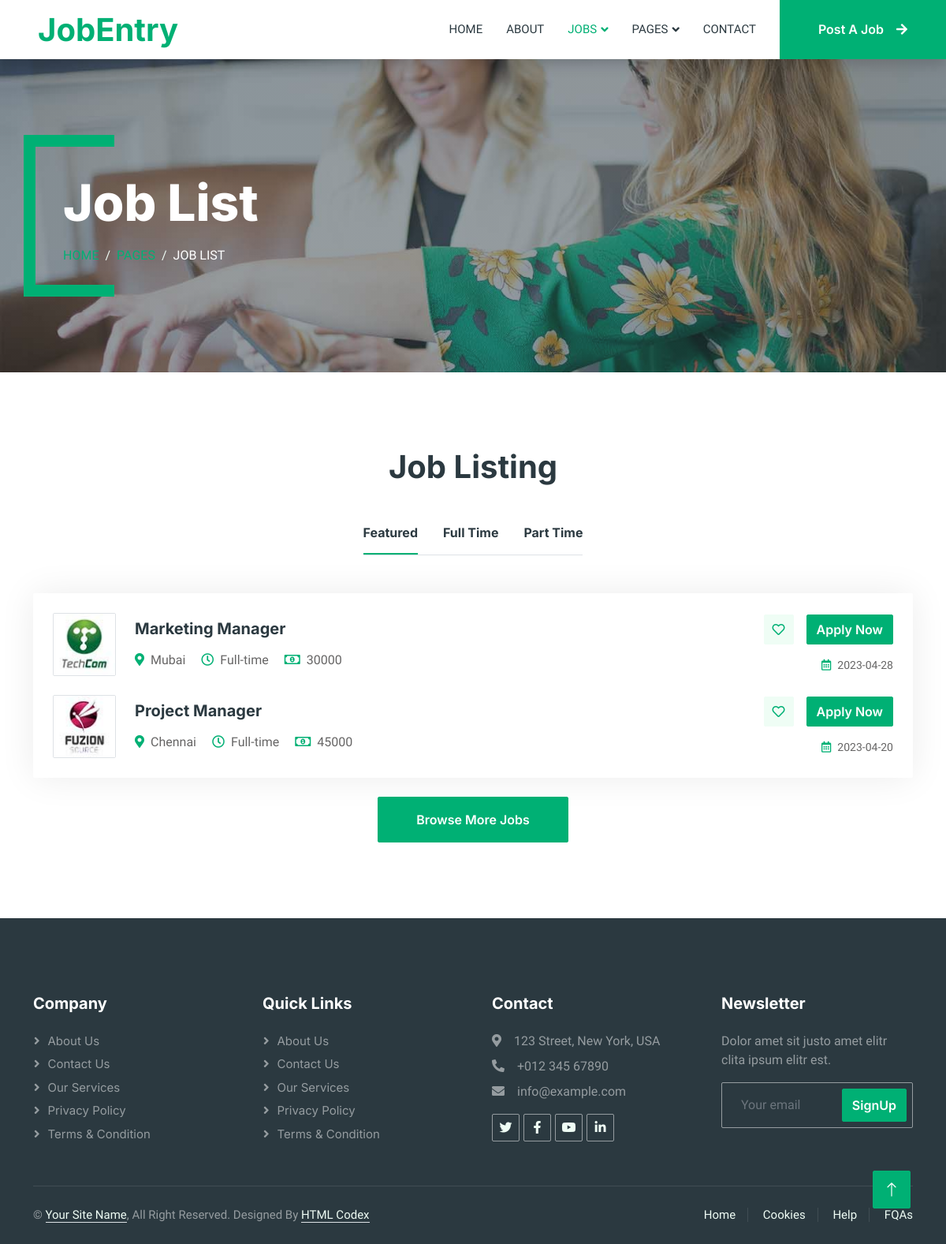
Page /job-list on the committed database.
### jobapp/models.py (models this page shows, shortened)
class Job(models.Model):
    title=models.CharField(max_length=150,verbose_name="job Title")
    slug=models.SlugField(max_length=160,verbose_name="job slug")
    company_logo=models.ImageField(upload_to='Job',blank=True,null=True,verbose_name="company_logo")
    location=models.CharField(max_length=200,null=True)
    job_nature=models.CharField(max_length=200,null=True)
    salary=models.IntegerField()
    category=models.ForeignKey(Category,verbose_name="job_category",null=True,on_delete=models.CASCADE)
    Date_line=models.CharField(max_length=20)
    is_active=models.BooleanField(verbose_name="Is Active",null=True)
    is_featured=models.BooleanField(verbose_name="Is Featured",null=True)

### jobapp/views.py (the view)
# urls.py: path('job-list',views.joblist,name='joblist'),
def joblist(request):
    joblist=Job.objects.filter(is_active=True)
    return render(request,'job-list.html',{'joblist':joblist})

### templates/job-list.html (shortened to what this page needs)
{% load static %}
<!DOCTYPE html>
<html lang="en">
<head>
    <link href="https://cdnjs.cloudflare.com/ajax/libs/font-awesome/5.10.0/css/all.min.css" rel="stylesheet">
    <link href="https://cdn.jsdelivr.net/npm/bootstrap-icons@1.4.1/font/bootstrap-icons.css" rel="stylesheet">
    <link href="{% static 'lib/animate/animate.min.css' %}" rel="stylesheet">
    <link href="{% static 'lib/owlcarousel/assets/owl.carousel.min.css' %}" rel="stylesheet">
    <link href="{% static 'css/bootstrap.min.css' %}" rel="stylesheet">
    <link href="{% static 'css/style.css' %}" rel="stylesheet">
</head>
<body>
    <div class="container-xxl bg-white p-0">
        <nav class="navbar navbar-expand-lg bg-white navbar-light shadow sticky-top p-0">
            <a href="index.html" class="navbar-brand d-flex align-items-center text-center py-0 px-4 px-lg-5">
                <h1 class="m-0 text-primary">JobEntry</h1>
            </a>
            <div class="collapse navbar-collapse" id="navbarCollapse">
                <div class="navbar-nav ms-auto p-4 p-lg-0">
                    <a href="{% url 'index' %}" class="nav-item nav-link">Home</a>
                    <a href="{% url 'about' %}" class="nav-item nav-link">About</a>
                    <div class="nav-item dropdown">
                        <a href="#" class="nav-link dropdown-toggle active" data-bs-toggle="dropdown">Jobs</a>
                    </div>
                    <div class="nav-item dropdown">
                        <a href="#" class="nav-link dropdown-toggle" data-bs-toggle="dropdown">Pages</a>
                    </div>
                    <a href="contact.html" class="nav-item nav-link">Contact</a>
                </div>
                <a href="" class="btn btn-primary rounded-0 py-4 px-lg-5 d-none d-lg-block">Post A Job<i class="fa fa-arrow-right ms-3"></i></a>
            </div>
        </nav>
        <div class="container-xxl py-5 bg-dark page-header mb-5">
            <div class="container my-5 pt-5 pb-4">
                <h1 class="display-3 text-white mb-3 animated slideInDown">Job List</h1>
                <nav aria-label="breadcrumb">
                    <ol class="breadcrumb text-uppercase">
                        <li class="breadcrumb-item"><a href="#">Home</a></li>
                        <li class="breadcrumb-item"><a href="#">Pages</a></li>
                        <li class="breadcrumb-item text-white active" aria-current="page">Job List</li>
                    </ol>
                </nav>
            </div>
        </div>
        <div class="container-xxl py-5">
            <div class="container">
                <h1 class="text-center mb-5 wow fadeInUp" data-wow-delay="0.1s">Job Listing</h1>
                <div class="tab-class text-center wow fadeInUp" data-wow-delay="0.3s">
                    <ul class="nav nav-pills d-inline-flex justify-content-center border-bottom mb-5">
                        <li class="nav-item">
                            <a class="d-flex align-items-center text-start mx-3 ms-0 pb-3 active" data-bs-toggle="pill" href="#tab-1">
                                <h6 class="mt-n1 mb-0">Featured</h6>
                            </a>
                        </li>
                        <li class="nav-item">
                            <a class="d-flex align-items-center text-start mx-3 pb-3" data-bs-toggle="pill" href="#tab-2">
                                <h6 class="mt-n1 mb-0">Full Time</h6>
                            </a>
                        </li>
                        <li class="nav-item">
                            <a class="d-flex align-items-center text-start mx-3 me-0 pb-3" data-bs-toggle="pill" href="#tab-3">
                                <h6 class="mt-n1 mb-0">Part Time</h6>
                            </a>
                        </li>
                    </ul>
                    <div class="tab-content">
                        <div id="tab-1" class="tab-pane fade show p-0 active">
                            <div class="job-item p-4 mb-4">
                                <div class="row g-4">
                                    {% if joblist %}
                                    {% for jobs in joblist %}
                                    <div class="col-sm-12 col-md-8 d-flex align-items-center">
                                       <a href="{% url 'jobdetail' %}"> <img class="flex-shrink-0 img-fluid border rounded" src="{{jobs.company_logo.url}}" alt="{{jobs.title}}" style="width: 80px; height: 80px;"></a>
                                        <div class="text-start ps-4">
                                            <h5 class="mb-3">{{jobs.title}}</h5>
                                            <span class="text-truncate me-3"><i class="fa fa-map-marker-alt text-primary me-2"></i>{{jobs.location}}</span>
                                            <span class="text-truncate me-3"><i class="far fa-clock text-primary me-2"></i>{{jobs.job_nature}}</span>
                                            <span class="text-truncate me-0"><i class="far fa-money-bill-alt text-primary me-2"></i>{{jobs.salary}}</span>
                                        </div>
                                    </div>
                                    <div class="col-sm-12 col-md-4 d-flex flex-column align-items-start align-items-md-end justify-content-center">
                                        <div class="d-flex mb-3">
                                            <a class="btn btn-light btn-square me-3" href=""><i class="far fa-heart text-primary"></i></a>
                                            <a class="btn btn-primary" href="{% url 'jobdetail' %}">Apply Now</a>
                                        </div>
                                        <small class="text-truncate"><i class="far fa-calendar-alt text-primary me-2"></i>{{jobs.Date_line}}</small>
                                    </div>
                                    {% endfor %}
                                    {% endif %}
                                </div>
                            </div>
                            <a class="btn btn-primary py-3 px-5" href="">Browse More Jobs</a>
                        </div>
                    </div>
                </div>
            </div>
        </div>
        <div class="container-fluid bg-dark text-white-50 footer pt-5 mt-5 wow fadeIn" data-wow-delay="0.1s">
            <div class="container py-5">
                <div class="row g-5">
                    <div class="col-lg-3 col-md-6">
                        <h5 class="text-white mb-4">Company</h5>
                        <a class="btn btn-link text-white-50" href="">About Us</a>
                        <a class="btn btn-link text-white-50" href="">Contact Us</a>
                        <a class="btn btn-link text-white-50" href="">Our Services</a>
                        <a class="btn btn-link text-white-50" href="">Privacy Policy</a>
                        <a class="btn btn-link text-white-50" href="">Terms & Condition</a>
                    </div>
                    <div class="col-lg-3 col-md-6">
                        <h5 class="text-white mb-4">Quick Links</h5>
                        <a class="btn btn-link text-white-50" href="">About Us</a>
                        <a class="btn btn-link text-white-50" href="">Contact Us</a>
                        <a class="btn btn-link text-white-50" href="">Our Services</a>
                        <a class="btn btn-link text-white-50" href="">Privacy Policy</a>
                        <a class="btn btn-link text-white-50" href="">Terms & Condition</a>
                    </div>
                    <div class="col-lg-3 col-md-6">
                        <h5 class="text-white mb-4">Contact</h5>
                        <p class="mb-2"><i class="fa fa-map-marker-alt me-3"></i>123 Street, New York, USA</p>
                        <p class="mb-2"><i class="fa fa-phone-alt me-3"></i>+012 345 67890</p>
                        <p class="mb-2"><i class="fa fa-envelope me-3"></i>info@example.com</p>
                        <div class="d-flex pt-2">
                            <a class="btn btn-outline-light btn-social" href=""><i class="fab fa-twitter"></i></a>
                            <a class="btn btn-outline-light btn-social" href=""><i class="fab fa-facebook-f"></i></a>
                            <a class="btn btn-outline-light btn-social" href=""><i class="fab fa-youtube"></i></a>
                            <a class="btn btn-outline-light btn-social" href=""><i class="fab fa-linkedin-in"></i></a>
                        </div>
                    </div>
                    <div class="col-lg-3 col-md-6">
                        <h5 class="text-white mb-4">Newsletter</h5>
                        <p>Dolor amet sit justo amet elitr clita ipsum elitr est.</p>
                        <div class="position-relative mx-auto" style="max-width: 400px;">
                            <input class="form-control bg-transparent w-100 py-3 ps-4 pe-5" type="text" placeholder="Your email">
                            <button type="button" class="btn btn-primary py-2 position-absolute top-0 end-0 mt-2 me-2">SignUp</button>
                        </div>
                    </div>
                </div>
            </div>
            <div class="container">
                <div class="copyright">
                    <div class="row">
                        <div class="col-md-6 text-center text-md-start mb-3 mb-md-0">
                            &copy; <a class="border-bottom" href="#">Your Site Name</a>, All Right Reserved.
							Designed By <a class="border-bottom" href="">HTML Codex</a>
                        </div>
                        <div class="col-md-6 text-center text-md-end">
                            <div class="footer-menu">
                                <a href="">Home</a>
                                <a href="">Cookies</a>
                                <a href="">Help</a>
                                <a href="">FQAs</a>
                            </div>
                        </div>
                    </div>
                </div>
            </div>
        </div>
        <a href="#" class="btn btn-lg btn-primary btn-lg-square back-to-top"><i class="bi bi-arrow-up"></i></a>
    </div>
</body>
</html>

### static/css/style.css (style rules this page uses)
:root { --primary: #00B074; --secondary: #2B9BFF; --light: #EFFDF5; --dark: #2B3940; }
.back-to-top { position: fixed; display: none; right: 45px; bottom: 45px; z-index: 99; }
.btn { font-family: 'Inter', sans-serif; font-weight: 600; transition: .5s; }
.btn.btn-primary, .btn.btn-secondary { color: #FFFFFF; }
.btn-square { width: 38px; height: 38px; }
.btn-lg-square { width: 48px; height: 48px; }
.btn-square, .btn-sm-square, .btn-lg-square { padding: 0; display: flex; align-items: center; justify-content: center; font-weight: normal; border-radius: 2px; }
.navbar .dropdown-toggle::after { border: none; content: "\f107"; font-family: "Font Awesome 5 Free"; font-weight: 900; vertical-align: middle; margin-left: 5px; transition: .5s; }
.navbar-dark .navbar-nav .nav-link, .navbar-light .navbar-nav .nav-link { margin-right: 30px; padding: 25px 0; color: #FFFFFF; font-size: 15px; text-transform: uppercase; outline: none; }
.navbar-dark .navbar-nav .nav-link:hover, .navbar-dark .navbar-nav .nav-link.active, .navbar-light .navbar-nav .nav-link:hover, .navbar-light .navbar-nav .nav-link.active { color: var(--primary); }
.navbar-light .navbar-brand, .navbar-light a.btn { height: 75px; }
.navbar-light .navbar-nav .nav-link { color: var(--dark); font-weight: 500; }
.navbar-light.sticky-top { top: -100px; transition: .5s; }
.header-carousel .container, .page-header .container { position: relative; padding: 45px 0 45px 35px; border-left: 15px solid var(--primary); }
.header-carousel .container::before, .header-carousel .container::after, .page-header .container::before, .page-header .container::after { position: absolute; content: ""; top: 0; left: 0; width: 100px; height: 15px; background: var(--primary); }
.header-carousel .container::after, .page-header .container::after { top: 100%; margin-top: -15px; }
.page-header { background: linear-gradient(rgba(43, 57, 64, .5), rgba(43, 57, 64, .5)), url(../img/carousel-1.jpg) center center no-repeat; background-size: cover; }
.breadcrumb-item + .breadcrumb-item::before { color: var(--light); }
.nav-pills .nav-item .active { border-bottom: 2px solid var(--primary); }
.job-item { border: 1px solid transparent; border-radius: 2px; box-shadow: 0 0 45px rgba(0, 0, 0, .08); transition: .5s; }
.footer .btn.btn-social { margin-right: 5px; width: 35px; height: 35px; display: flex; align-items: center; justify-content: center; color: var(--light); border: 1px solid rgba(255,255,255,0.5); border-radius: 2px; transition: .3s; }
.footer .btn.btn-link { display: block; margin-bottom: 5px; padding: 0; text-align: left; font-size: 15px; font-weight: normal; text-transform: capitalize; transition: .3s; }
.footer .btn.btn-link::before { position: relative; content: "\f105"; font-family: "Font Awesome 5 Free"; font-weight: 900; margin-right: 10px; }
.footer .form-control { border-color: rgba(255,255,255,0.5); }
.footer .copyright { padding: 25px 0; font-size: 15px; border-top: 1px solid rgba(256, 256, 256, .1); }
.footer .copyright a { color: var(--light); }
.footer .footer-menu a { margin-right: 15px; padding-right: 15px; border-right: 1px solid rgba(255, 255, 255, .1); }
.footer .footer-menu a:last-child { margin-right: 0; padding-right: 0; border-right: none; }

### rows in the picture
Job: company_logo (picture), title "Marketing Manager", location "Mubai", job_nature "Full-time", salary "30000", Date_line "2023-04-28"
Job: company_logo (picture), title "Project Manager", location "Chennai", job_nature "Full-time", salary "45000", Date_line "2023-04-20"
